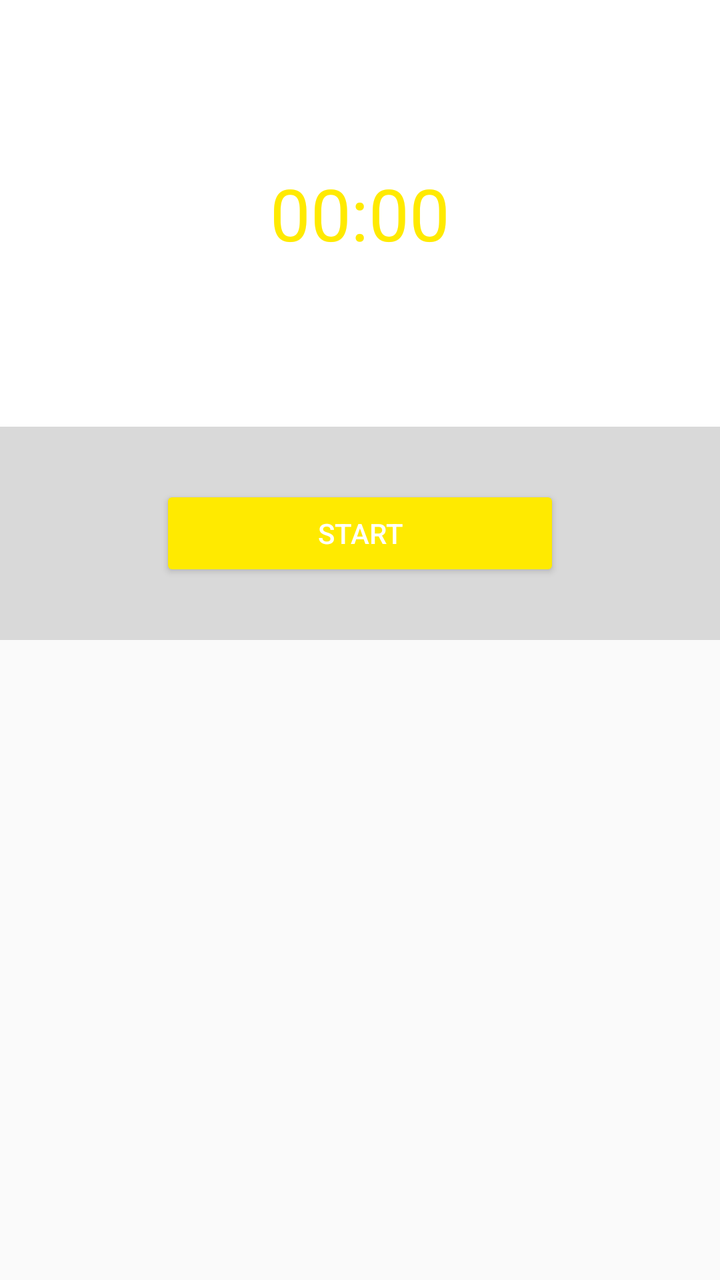
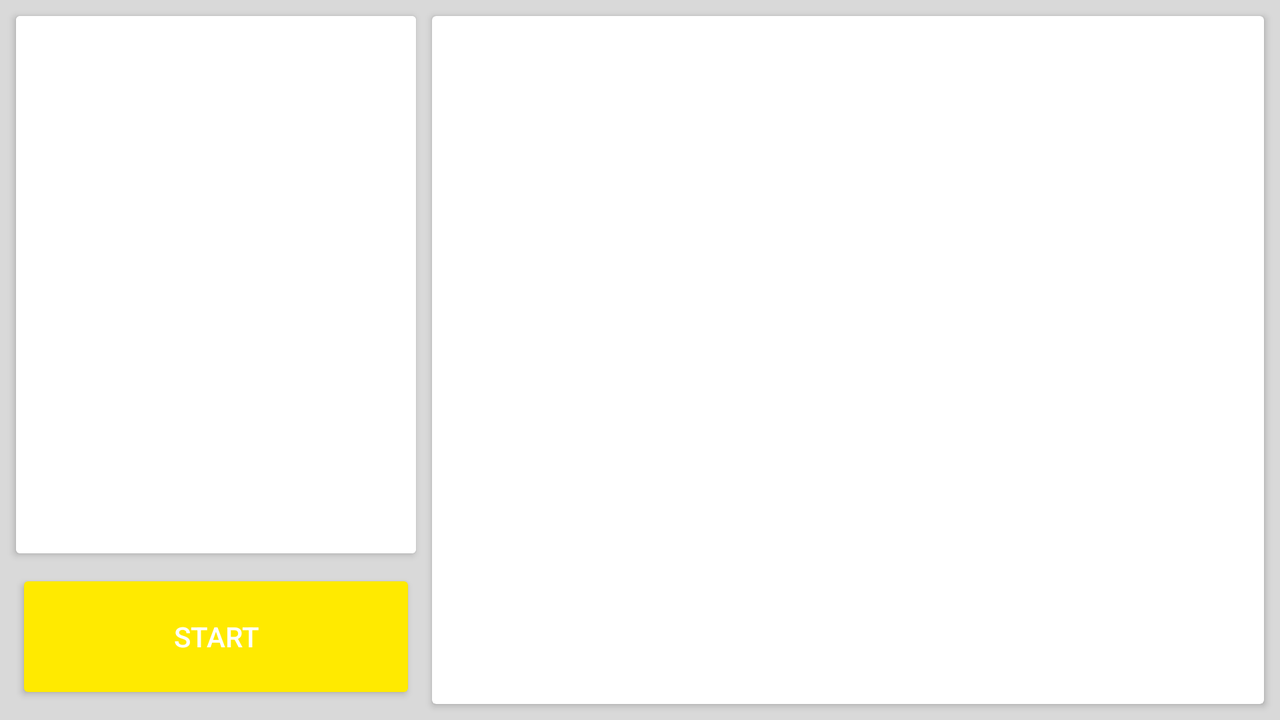

One screen, two layout resources from the same app: the default and the repository's alternative for another configuration. Each is rendered where Android would select it; the XML of both is given below.
<!-- AndroidManifest.xml: application theme AppTheme -->
<!-- res/layout/activity_timer.xml -->
<?xml version="1.0" encoding="utf-8"?>
<layout
    xmlns:android="http://schemas.android.com/apk/res/android"
    xmlns:app="http://schemas.android.com/apk/res-auto"
    xmlns:tools="http://schemas.android.com/tools">

    <LinearLayout
        android:layout_width="match_parent"
        android:layout_height="match_parent"
        tools:context="com.bolyndevelopment.owner.runlogger2.TimerActivity"
        android:orientation="vertical">

        <Chronometer
            android:id="@+id/chronometer"
            android:layout_width="match_parent"
            android:layout_height="0dp"
            android:layout_weight="2"
            android:gravity="center"
            android:textSize="36sp"
            android:textColor="@color/colorAccent"
            android:background="@android:color/white"/>

        <FrameLayout
            android:layout_width="match_parent"
            android:layout_height="0dp"
            android:layout_weight="1"
            android:orientation="horizontal"
            android:background="#d9d9d9">

            <Button
                android:id="@+id/start_timer"
                style="@style/Widget.AppCompat.Button.Colored"
                android:layout_width="200dp"
                android:layout_height="wrap_content"
                android:text="Start"
                android:layout_gravity="center"
                android:visibility="visible"/>

            <LinearLayout
                android:layout_width="match_parent"
                android:layout_height="wrap_content"
                android:orientation="horizontal"
                android:layout_gravity="center">

                <Button
                    android:id="@+id/stop_timer"
                    style="@style/Widget.AppCompat.Button.Colored"
                    android:layout_width="0dp"
                    android:layout_height="wrap_content"
                    android:layout_weight="1"
                    android:text="Stop"
                    android:visibility="invisible"/>

                <Button
                    android:id="@+id/lap"
                    style="@style/Widget.AppCompat.Button.Colored"
                    android:layout_width="0dp"
                    android:layout_height="wrap_content"
                    android:layout_weight="1"
                    android:text="Lap"
                    android:visibility="invisible"/>

            </LinearLayout>

            <LinearLayout
                android:layout_width="match_parent"
                android:layout_height="wrap_content"
                android:orientation="horizontal"
                android:layout_gravity="center">

                <Button
                    android:id="@+id/resume_timer"
                    style="@style/Widget.AppCompat.Button.Colored"
                    android:layout_width="0dp"
                    android:layout_height="wrap_content"
                    android:layout_weight="1"
                    android:text="Stop"
                    android:visibility="invisible"/>

                <Button
                    android:id="@+id/reset_timer"
                    style="@style/Widget.AppCompat.Button.Colored"
                    android:layout_width="0dp"
                    android:layout_height="wrap_content"
                    android:layout_weight="1"
                    android:text="Lap"
                    android:visibility="invisible"/>

            </LinearLayout>

        </FrameLayout>

        <android.support.v7.widget.RecyclerView
            android:layout_width="match_parent"
            android:layout_height="0dp"
            android:layout_weight="3" />

    </LinearLayout>

</layout>
<!-- resources referenced by this layout -->
<resources>
  <color name="colorAccent">#ffea00</color>
  <style name="AppTheme" parent="Theme.AppCompat.Light.DarkActionBar">
          
          <item name="colorPrimary">@color/colorPrimary</item>
          <item name="colorPrimaryDark">@color/colorPrimaryDark</item>
          <item name="colorAccent">@color/colorAccent</item>
      </style>
  <color name="colorPrimary">#2196f3</color>
  <color name="colorPrimaryDark">#1565c0</color>
</resources>
<!-- res/layout-land/activity_timer.xml (the repository's variant of the layout above) -->
<!-- drawn on the phone turned sideways -->
<?xml version="1.0" encoding="utf-8"?>
<layout
    xmlns:android="http://schemas.android.com/apk/res/android"
    xmlns:app="http://schemas.android.com/apk/res-auto"
    xmlns:tools="http://schemas.android.com/tools">

    <LinearLayout
        android:layout_width="match_parent"
        android:layout_height="match_parent"
        tools:context="com.bolyndevelopment.owner.runlogger2.TimerActivity"
        android:orientation="horizontal"
        android:background="#d9d9d9">

        <LinearLayout
            android:id="@+id/left"
            android:layout_width="wrap_content"
            android:layout_height="match_parent"
            android:orientation="vertical">

            <android.support.v7.widget.CardView
                android:layout_width="match_parent"
                android:layout_height="0dp"
                android:layout_marginBottom="4dp"
                android:layout_marginEnd="4dp"
                android:layout_marginStart="8dp"
                android:layout_marginTop="8dp"
                android:layout_weight="4"
                app:cardElevation="2dp">

                <Chronometer
                    android:id="@+id/chronometer"
                    android:layout_width="match_parent"
                    android:layout_height="match_parent"
                    android:background="@android:color/white"
                    android:gravity="center"
                    android:textColor="@color/colorAccent"
                    android:textSize="72sp"
                    android:visibility="gone" />

                <TextView
                    android:id="@+id/timeText"
                    android:layout_width="match_parent"
                    android:layout_height="match_parent"

                    android:background="@android:color/white"
                    android:gravity="center"
                    android:textColor="@color/colorAccent"
                    android:textSize="72sp" />

            </android.support.v7.widget.CardView>

            <FrameLayout
                android:layout_width="match_parent"
                android:layout_height="0dp"
                android:layout_marginBottom="8dp"
                android:layout_marginEnd="4dp"
                android:layout_marginStart="8dp"
                android:layout_marginTop="4dp"
                android:layout_weight="1"
                android:background="@android:color/transparent">

                <Button
                    android:id="@+id/start_timer"
                    style="@style/Widget.AppCompat.Button.Colored"
                    android:layout_width="200dp"
                    android:layout_height="match_parent"
                    android:layout_gravity="center"
                    android:text="@string/start_btn"
                    android:visibility="visible" />

                <LinearLayout
                    android:layout_width="match_parent"
                    android:layout_height="match_parent"
                    android:layout_gravity="center"
                    android:orientation="horizontal">

                    <Button
                        android:id="@+id/stop_timer"
                        style="@style/Widget.AppCompat.Button.Colored"
                        android:layout_width="0dp"
                        android:layout_height="match_parent"
                        android:layout_weight="1"
                        android:alpha="0"
                        android:text="@string/pause_btn"
                        android:visibility="invisible" />

                    <Button
                        android:id="@+id/lap"
                        style="@style/Widget.AppCompat.Button.Colored"
                        android:layout_width="0dp"
                        android:layout_height="match_parent"
                        android:layout_weight="1"
                        android:alpha="0"
                        android:text="@string/lap_btn"
                        android:visibility="invisible" />

                </LinearLayout>

                <LinearLayout
                    android:layout_width="match_parent"
                    android:layout_height="match_parent"
                    android:layout_gravity="center"
                    android:orientation="horizontal">

                    <Button
                        android:id="@+id/resume_timer"
                        style="@style/Widget.AppCompat.Button.Colored"
                        android:layout_width="0dp"
                        android:layout_height="match_parent"
                        android:layout_weight="1"
                        android:alpha="0"
                        android:text="@string/resume_btn"
                        android:visibility="invisible" />

                    <Button
                        android:id="@+id/reset_timer"
                        style="@style/Widget.AppCompat.Button.Colored"
                        android:layout_width="0dp"
                        android:layout_height="match_parent"
                        android:layout_weight="1"
                        android:alpha="0"
                        android:text="@string/end_record_btn"
                        android:visibility="invisible" />

                </LinearLayout>

            </FrameLayout>

        </LinearLayout>

        <android.support.v7.widget.CardView
            android:layout_width="match_parent"
            android:layout_height="match_parent"
            app:cardElevation="2dp"
            app:contentPaddingBottom="8dp"
            app:contentPaddingTop="8dp"
            android:layout_marginTop="8dp"
            android:layout_marginBottom="8dp"
            android:layout_marginEnd="8dp"
            android:layout_marginStart="4dp">

            <android.support.v7.widget.RecyclerView
                android:id="@+id/list"
                android:layout_width="match_parent"
                android:layout_height="match_parent"
                android:paddingStart="@dimen/recyclerview_padding_sides"
                android:paddingEnd="@dimen/recyclerview_padding_sides"/>

        </android.support.v7.widget.CardView>

    </LinearLayout>

</layout>
<!-- resources referenced by the variant -->
<!-- as the phone turned sideways resolves them -->
<resources>
  <color name="colorAccent">#ffea00</color>
  <dimen name="recyclerview_padding_sides">16dp</dimen>
  <string name="end_record_btn">End and\nRecord</string>
  <string name="lap_btn">Lap</string>
  <string name="pause_btn">Pause</string>
  <string name="resume_btn">Resume</string>
  <string name="start_btn">Start</string>
  <style name="AppTheme" parent="Theme.AppCompat.Light.DarkActionBar">
          
          <item name="colorPrimary">@color/colorPrimary</item>
          <item name="colorPrimaryDark">@color/colorPrimaryDark</item>
          <item name="colorAccent">@color/colorAccent</item>
      </style>
  <color name="colorPrimary">#2196f3</color>
  <color name="colorPrimaryDark">#1565c0</color>
</resources>
